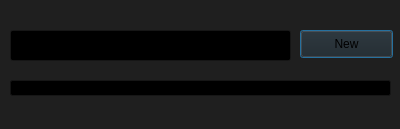
<?xml version="1.0" encoding="UTF-8"?>
<ui version="4.0">
 <class>Dialog</class>
 <widget class="QDialog" name="Dialog">
  <property name="geometry">
   <rect>
    <x>0</x>
    <y>0</y>
    <width>400</width>
    <height>129</height>
   </rect>
  </property>
  <property name="palette">
   <palette>
    <active>
     <colorrole role="WindowText">
      <brush brushstyle="SolidPattern">
       <color alpha="255">
        <red>0</red>
        <green>0</green>
        <blue>0</blue>
       </color>
      </brush>
     </colorrole>
     <colorrole role="Button">
      <brush brushstyle="SolidPattern">
       <color alpha="255">
        <red>31</red>
        <green>31</green>
        <blue>31</blue>
       </color>
      </brush>
     </colorrole>
     <colorrole role="Light">
      <brush brushstyle="SolidPattern">
       <color alpha="255">
        <red>46</red>
        <green>46</green>
        <blue>46</blue>
       </color>
      </brush>
     </colorrole>
     <colorrole role="Midlight">
      <brush brushstyle="SolidPattern">
       <color alpha="255">
        <red>38</red>
        <green>38</green>
        <blue>38</blue>
       </color>
      </brush>
     </colorrole>
     <colorrole role="Dark">
      <brush brushstyle="SolidPattern">
       <color alpha="255">
        <red>15</red>
        <green>15</green>
        <blue>15</blue>
       </color>
      </brush>
     </colorrole>
     <colorrole role="Mid">
      <brush brushstyle="SolidPattern">
       <color alpha="255">
        <red>21</red>
        <green>21</green>
        <blue>21</blue>
       </color>
      </brush>
     </colorrole>
     <colorrole role="Text">
      <brush brushstyle="SolidPattern">
       <color alpha="255">
        <red>0</red>
        <green>0</green>
        <blue>0</blue>
       </color>
      </brush>
     </colorrole>
     <colorrole role="BrightText">
      <brush brushstyle="SolidPattern">
       <color alpha="255">
        <red>0</red>
        <green>0</green>
        <blue>0</blue>
       </color>
      </brush>
     </colorrole>
     <colorrole role="ButtonText">
      <brush brushstyle="SolidPattern">
       <color alpha="255">
        <red>0</red>
        <green>0</green>
        <blue>0</blue>
       </color>
      </brush>
     </colorrole>
     <colorrole role="Base">
      <brush brushstyle="SolidPattern">
       <color alpha="255">
        <red>0</red>
        <green>0</green>
        <blue>0</blue>
       </color>
      </brush>
     </colorrole>
     <colorrole role="Window">
      <brush brushstyle="SolidPattern">
       <color alpha="255">
        <red>31</red>
        <green>31</green>
        <blue>31</blue>
       </color>
      </brush>
     </colorrole>
     <colorrole role="Shadow">
      <brush brushstyle="SolidPattern">
       <color alpha="255">
        <red>0</red>
        <green>0</green>
        <blue>0</blue>
       </color>
      </brush>
     </colorrole>
     <colorrole role="AlternateBase">
      <brush brushstyle="SolidPattern">
       <color alpha="255">
        <red>15</red>
        <green>15</green>
        <blue>15</blue>
       </color>
      </brush>
     </colorrole>
     <colorrole role="ToolTipBase">
      <brush brushstyle="SolidPattern">
       <color alpha="255">
        <red>255</red>
        <green>255</green>
        <blue>220</blue>
       </color>
      </brush>
     </colorrole>
     <colorrole role="ToolTipText">
      <brush brushstyle="SolidPattern">
       <color alpha="255">
        <red>0</red>
        <green>0</green>
        <blue>0</blue>
       </color>
      </brush>
     </colorrole>
     <colorrole role="PlaceholderText">
      <brush brushstyle="SolidPattern">
       <color alpha="128">
        <red>255</red>
        <green>255</green>
        <blue>255</blue>
       </color>
      </brush>
     </colorrole>
    </active>
    <inactive>
     <colorrole role="WindowText">
      <brush brushstyle="SolidPattern">
       <color alpha="255">
        <red>0</red>
        <green>0</green>
        <blue>0</blue>
       </color>
      </brush>
     </colorrole>
     <colorrole role="Button">
      <brush brushstyle="SolidPattern">
       <color alpha="255">
        <red>31</red>
        <green>31</green>
        <blue>31</blue>
       </color>
      </brush>
     </colorrole>
     <colorrole role="Light">
      <brush brushstyle="SolidPattern">
       <color alpha="255">
        <red>46</red>
        <green>46</green>
        <blue>46</blue>
       </color>
      </brush>
     </colorrole>
     <colorrole role="Midlight">
      <brush brushstyle="SolidPattern">
       <color alpha="255">
        <red>38</red>
        <green>38</green>
        <blue>38</blue>
       </color>
      </brush>
     </colorrole>
     <colorrole role="Dark">
      <brush brushstyle="SolidPattern">
       <color alpha="255">
        <red>15</red>
        <green>15</green>
        <blue>15</blue>
       </color>
      </brush>
     </colorrole>
     <colorrole role="Mid">
      <brush brushstyle="SolidPattern">
       <color alpha="255">
        <red>21</red>
        <green>21</green>
        <blue>21</blue>
       </color>
      </brush>
     </colorrole>
     <colorrole role="Text">
      <brush brushstyle="SolidPattern">
       <color alpha="255">
        <red>0</red>
        <green>0</green>
        <blue>0</blue>
       </color>
      </brush>
     </colorrole>
     <colorrole role="BrightText">
      <brush brushstyle="SolidPattern">
       <color alpha="255">
        <red>0</red>
        <green>0</green>
        <blue>0</blue>
       </color>
      </brush>
     </colorrole>
     <colorrole role="ButtonText">
      <brush brushstyle="SolidPattern">
       <color alpha="255">
        <red>0</red>
        <green>0</green>
        <blue>0</blue>
       </color>
      </brush>
     </colorrole>
     <colorrole role="Base">
      <brush brushstyle="SolidPattern">
       <color alpha="255">
        <red>0</red>
        <green>0</green>
        <blue>0</blue>
       </color>
      </brush>
     </colorrole>
     <colorrole role="Window">
      <brush brushstyle="SolidPattern">
       <color alpha="255">
        <red>31</red>
        <green>31</green>
        <blue>31</blue>
       </color>
      </brush>
     </colorrole>
     <colorrole role="Shadow">
      <brush brushstyle="SolidPattern">
       <color alpha="255">
        <red>0</red>
        <green>0</green>
        <blue>0</blue>
       </color>
      </brush>
     </colorrole>
     <colorrole role="AlternateBase">
      <brush brushstyle="SolidPattern">
       <color alpha="255">
        <red>15</red>
        <green>15</green>
        <blue>15</blue>
       </color>
      </brush>
     </colorrole>
     <colorrole role="ToolTipBase">
      <brush brushstyle="SolidPattern">
       <color alpha="255">
        <red>255</red>
        <green>255</green>
        <blue>220</blue>
       </color>
      </brush>
     </colorrole>
     <colorrole role="ToolTipText">
      <brush brushstyle="SolidPattern">
       <color alpha="255">
        <red>0</red>
        <green>0</green>
        <blue>0</blue>
       </color>
      </brush>
     </colorrole>
     <colorrole role="PlaceholderText">
      <brush brushstyle="SolidPattern">
       <color alpha="128">
        <red>255</red>
        <green>255</green>
        <blue>255</blue>
       </color>
      </brush>
     </colorrole>
    </inactive>
    <disabled>
     <colorrole role="WindowText">
      <brush brushstyle="SolidPattern">
       <color alpha="255">
        <red>15</red>
        <green>15</green>
        <blue>15</blue>
       </color>
      </brush>
     </colorrole>
     <colorrole role="Button">
      <brush brushstyle="SolidPattern">
       <color alpha="255">
        <red>31</red>
        <green>31</green>
        <blue>31</blue>
       </color>
      </brush>
     </colorrole>
     <colorrole role="Light">
      <brush brushstyle="SolidPattern">
       <color alpha="255">
        <red>46</red>
        <green>46</green>
        <blue>46</blue>
       </color>
      </brush>
     </colorrole>
     <colorrole role="Midlight">
      <brush brushstyle="SolidPattern">
       <color alpha="255">
        <red>38</red>
        <green>38</green>
        <blue>38</blue>
       </color>
      </brush>
     </colorrole>
     <colorrole role="Dark">
      <brush brushstyle="SolidPattern">
       <color alpha="255">
        <red>15</red>
        <green>15</green>
        <blue>15</blue>
       </color>
      </brush>
     </colorrole>
     <colorrole role="Mid">
      <brush brushstyle="SolidPattern">
       <color alpha="255">
        <red>21</red>
        <green>21</green>
        <blue>21</blue>
       </color>
      </brush>
     </colorrole>
     <colorrole role="Text">
      <brush brushstyle="SolidPattern">
       <color alpha="255">
        <red>15</red>
        <green>15</green>
        <blue>15</blue>
       </color>
      </brush>
     </colorrole>
     <colorrole role="BrightText">
      <brush brushstyle="SolidPattern">
       <color alpha="255">
        <red>0</red>
        <green>0</green>
        <blue>0</blue>
       </color>
      </brush>
     </colorrole>
     <colorrole role="ButtonText">
      <brush brushstyle="SolidPattern">
       <color alpha="255">
        <red>15</red>
        <green>15</green>
        <blue>15</blue>
       </color>
      </brush>
     </colorrole>
     <colorrole role="Base">
      <brush brushstyle="SolidPattern">
       <color alpha="255">
        <red>31</red>
        <green>31</green>
        <blue>31</blue>
       </color>
      </brush>
     </colorrole>
     <colorrole role="Window">
      <brush brushstyle="SolidPattern">
       <color alpha="255">
        <red>31</red>
        <green>31</green>
        <blue>31</blue>
       </color>
      </brush>
     </colorrole>
     <colorrole role="Shadow">
      <brush brushstyle="SolidPattern">
       <color alpha="255">
        <red>0</red>
        <green>0</green>
        <blue>0</blue>
       </color>
      </brush>
     </colorrole>
     <colorrole role="AlternateBase">
      <brush brushstyle="SolidPattern">
       <color alpha="255">
        <red>31</red>
        <green>31</green>
        <blue>31</blue>
       </color>
      </brush>
     </colorrole>
     <colorrole role="ToolTipBase">
      <brush brushstyle="SolidPattern">
       <color alpha="255">
        <red>255</red>
        <green>255</green>
        <blue>220</blue>
       </color>
      </brush>
     </colorrole>
     <colorrole role="ToolTipText">
      <brush brushstyle="SolidPattern">
       <color alpha="255">
        <red>0</red>
        <green>0</green>
        <blue>0</blue>
       </color>
      </brush>
     </colorrole>
     <colorrole role="PlaceholderText">
      <brush brushstyle="SolidPattern">
       <color alpha="128">
        <red>255</red>
        <green>255</green>
        <blue>255</blue>
       </color>
      </brush>
     </colorrole>
    </disabled>
   </palette>
  </property>
  <property name="windowTitle">
   <string>New Project</string>
  </property>
  <property name="windowIcon">
   <iconset>
    <normaloff>icon.ico</normaloff>icon.ico</iconset>
  </property>
  <widget class="QPushButton" name="pushButton">
   <property name="geometry">
    <rect>
     <x>300</x>
     <y>30</y>
     <width>93</width>
     <height>28</height>
    </rect>
   </property>
   <property name="text">
    <string>New</string>
   </property>
  </widget>
  <widget class="QLineEdit" name="lineEdit">
   <property name="geometry">
    <rect>
     <x>10</x>
     <y>30</y>
     <width>281</width>
     <height>31</height>
    </rect>
   </property>
   <property name="text">
    <string>name</string>
   </property>
  </widget>
  <widget class="QProgressBar" name="progressBar">
   <property name="geometry">
    <rect>
     <x>10</x>
     <y>80</y>
     <width>381</width>
     <height>16</height>
    </rect>
   </property>
   <property name="palette">
    <palette>
     <active>
      <colorrole role="WindowText">
       <brush brushstyle="SolidPattern">
        <color alpha="255">
         <red>255</red>
         <green>255</green>
         <blue>255</blue>
        </color>
       </brush>
      </colorrole>
      <colorrole role="BrightText">
       <brush brushstyle="SolidPattern">
        <color alpha="255">
         <red>255</red>
         <green>255</green>
         <blue>255</blue>
        </color>
       </brush>
      </colorrole>
     </active>
     <inactive>
      <colorrole role="WindowText">
       <brush brushstyle="SolidPattern">
        <color alpha="255">
         <red>255</red>
         <green>255</green>
         <blue>255</blue>
        </color>
       </brush>
      </colorrole>
      <colorrole role="BrightText">
       <brush brushstyle="SolidPattern">
        <color alpha="255">
         <red>255</red>
         <green>255</green>
         <blue>255</blue>
        </color>
       </brush>
      </colorrole>
     </inactive>
     <disabled>
      <colorrole role="WindowText">
       <brush brushstyle="SolidPattern">
        <color alpha="255">
         <red>15</red>
         <green>15</green>
         <blue>15</blue>
        </color>
       </brush>
      </colorrole>
      <colorrole role="BrightText">
       <brush brushstyle="SolidPattern">
        <color alpha="255">
         <red>255</red>
         <green>255</green>
         <blue>255</blue>
        </color>
       </brush>
      </colorrole>
     </disabled>
    </palette>
   </property>
   <property name="value">
    <number>0</number>
   </property>
  </widget>
 </widget>
 <resources/>
 <connections/>
</ui>
